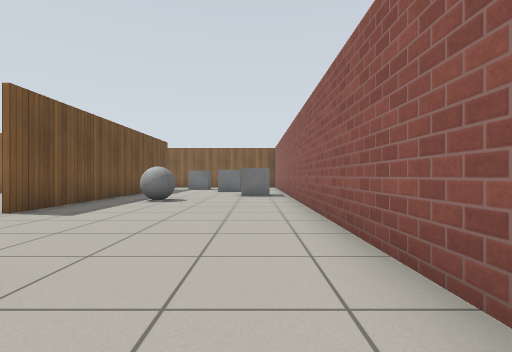
View 1 (above)

18 first-person views from a walk through a robot-simulator world made for Gazebo. The camera is 0.72 m above the floor, looks level and sees 85° across. The floor is counted in squares, 1 m on a side. Each view is taken from the middle of a square. On the plan, view 1 faces up. The plan holds only what a view shows up to about 10 squares ahead; the rest is blank. Gazebo's built-in surfaces are drawn with simple patterns.

View 2
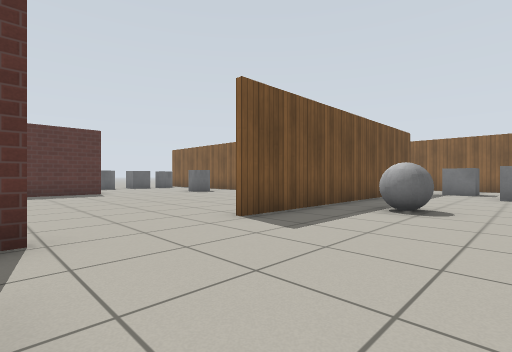

View 3
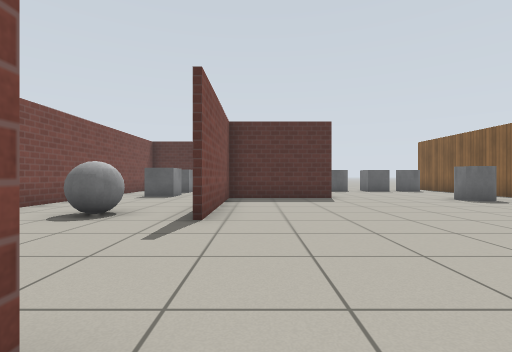

View 4
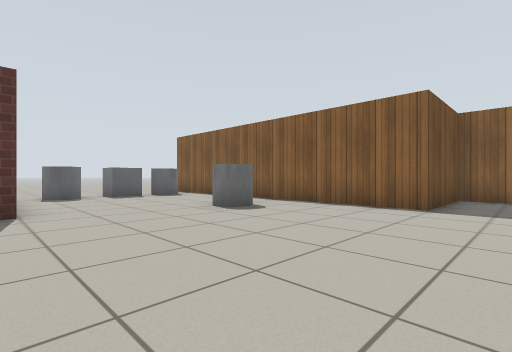

View 5
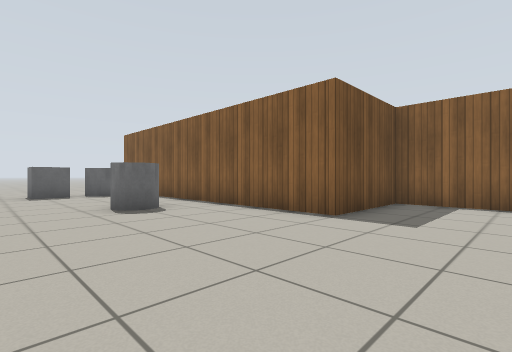

View 6
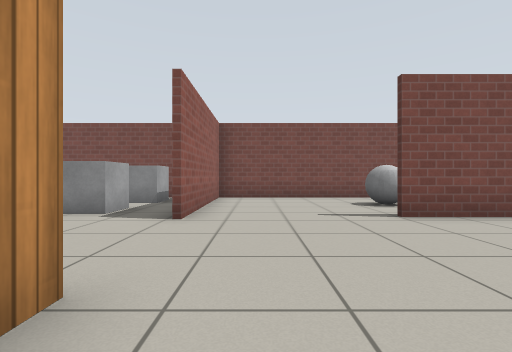

View 7
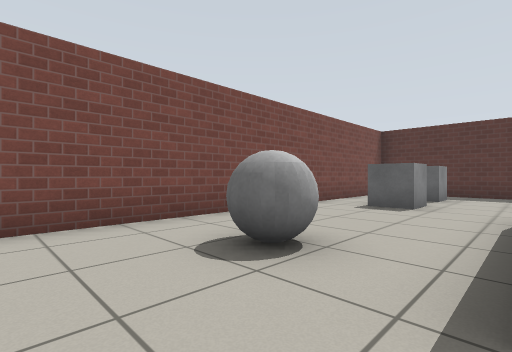

View 8
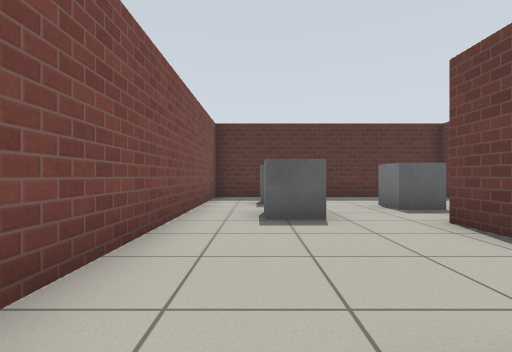

View 9
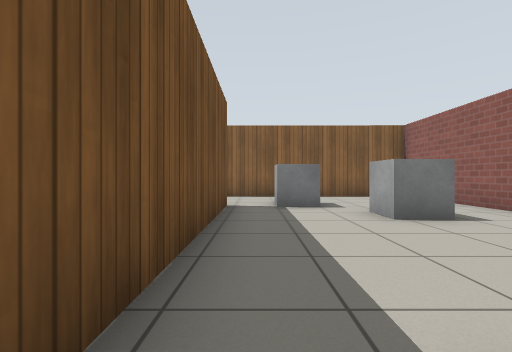

View 10
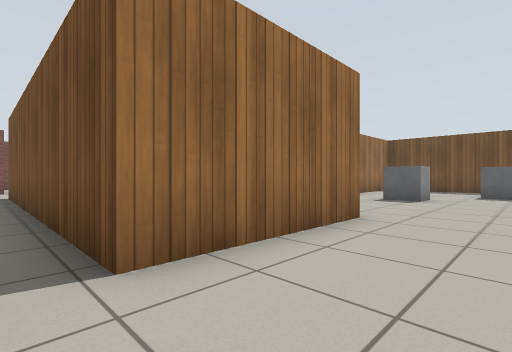

View 11
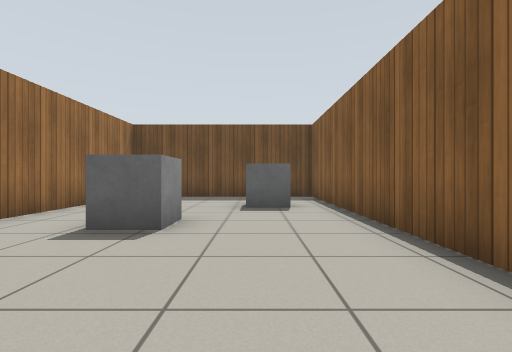

View 12
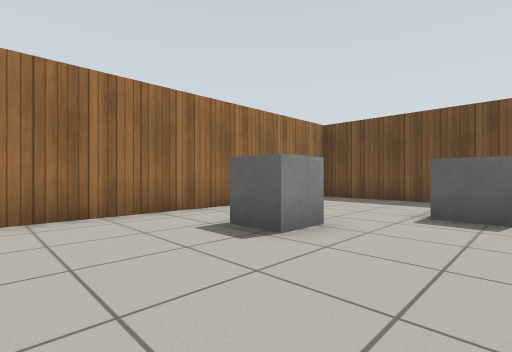

View 13
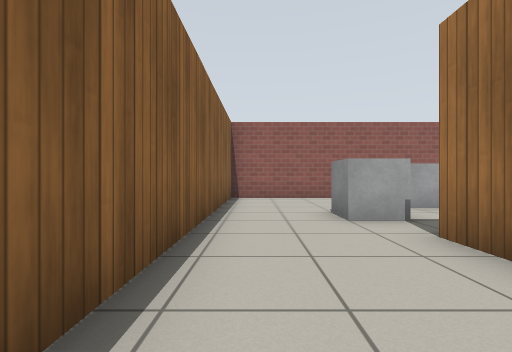

View 14
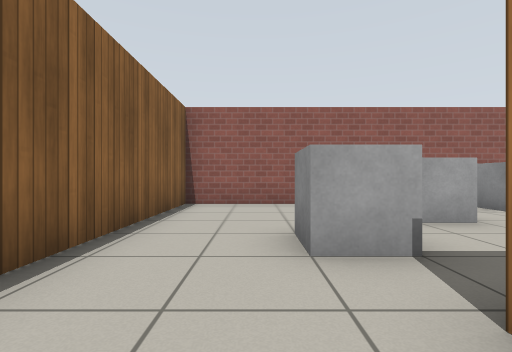

View 15
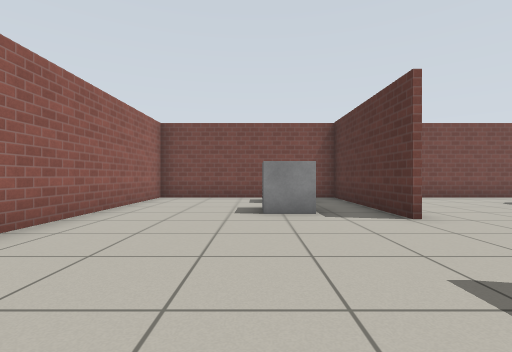

View 16
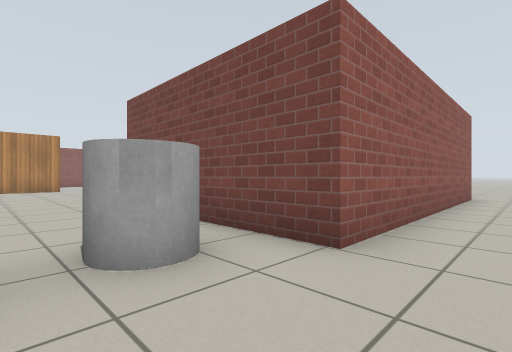

View 17
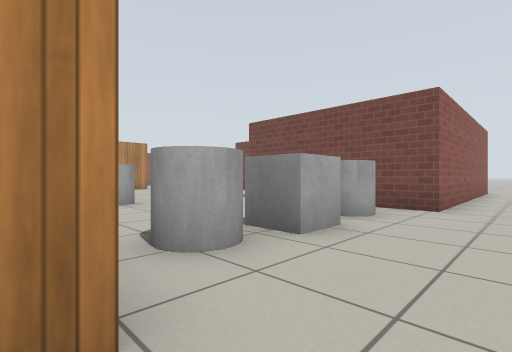

View 18
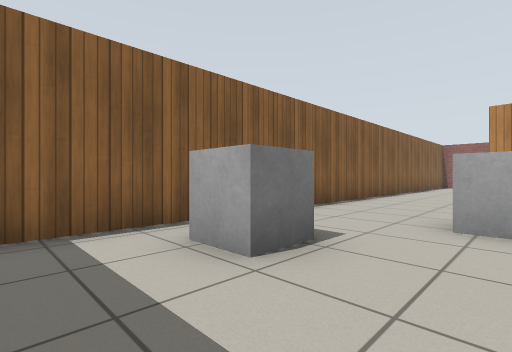

### Floor plan
Points are (right, up) in squares from view 1. A wall is a line through its corners. A room is listed if a view was taken in it or the views show most of it. See-through windows are left out.
Room 1 (views 1, 2, 3, 4, 5, 6, 7, 8, 9, 10, 11, 13, 14, 15, 16, 17)
walls: (-4.9, 5.2) (-4.9, 5.9); (-12.2, 2) (-13.4, 2); (-4.7, 2.4) (-4.7, -2.4) (1.2, -2.4) (1.2, 17.8) (-9.5, 17.9); (-4.9, -0.1) (-4.9, 2.4); (-4.9, -0.8) (-4.9, -0.3); (-8.7, 14.8) (-4.7, 14.8) (-4.7, 5.2); (-6.2, 14.7) (-8.6, 14.7) (-8.6, 11.6) (-15.6, 11.6); (-18.5, 5.4) (-18.5, -2.4) (-4.8, -2.4); (-18.8, 11.5) (-18.8, 12); (-18.8, -1) (-18.8, 5.5) (-13.1, 5.5) (-13.1, 2.1) (-8.5, 2.1); (-18.8, -1.6) (-18.8, -1.1)
ways out: opening at (-9, 16.5) to room 2
objects: grey cylinder (-18, 7) to (-17, 7); grey box (-18, 8) to (-17, 9); grey cylinder (-18, 10) to (-17, 10); grey box (-17, -1) to (-16, 0); grey box (-16, 2) to (-15, 3); grey box (-14, -1) to (-14, 0); grey cylinder (-13, 9) to (-12, 10); grey ball (-10, 0) to (-9, 0); grey box (-3, -1); grey box (-3, 1) to (-2, 1); grey ball (-3, 8); grey box (-3, 15); grey box (-1, 13); grey box (0, 10) to (0, 11)
Room 2 (views 12, 18)
walls: (-8.7, 14.4) (-8.7, 14.8); (-9.5, 17.9) (-18.7, 17.9) (-18.7, 11.7) (-10.1, 11.7)
ways out: opening at (-9, 16.5) to room 1
objects: grey box (-16, 16) to (-16, 17); grey box (-13, 14)

Positions as (right, up) in squares from view 1, and headings:
1: (0, 0), facing up
2: (-1, 2), facing up-left
3: (-4, 3), facing left
4: (-7, 5), facing up-left
5: (-6, 7), facing up-left
6: (-6, 7), facing down
7: (-7, 2), facing down-left
8: (-9, -1), facing left
9: (-4, 8), facing up
10: (-4, 17), facing down-left
11: (-9, 16), facing left
12: (-10, 17), facing down-left
13: (-8, 17), facing right
14: (-6, 16), facing right
15: (-2, 7), facing down
16: (-20, 8), facing down-right
17: (-20, 12), facing down-right
18: (-18, 14), facing up-right
